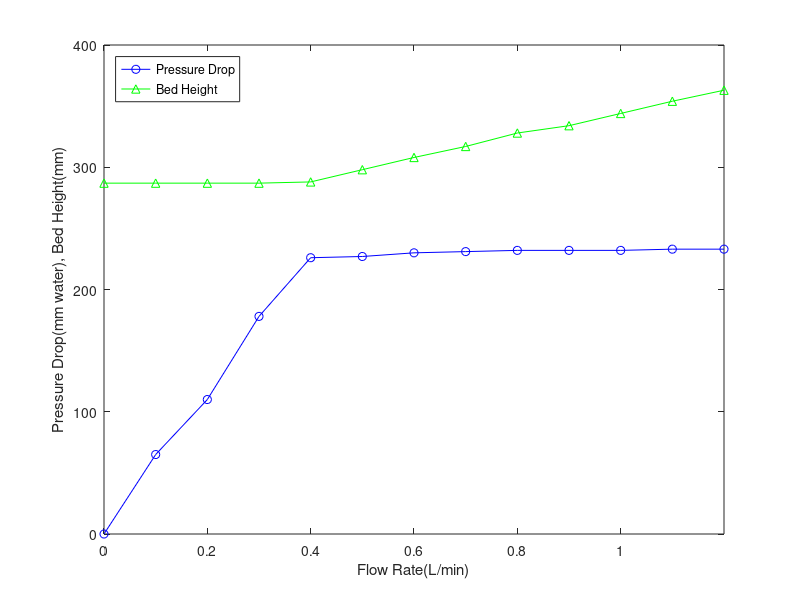
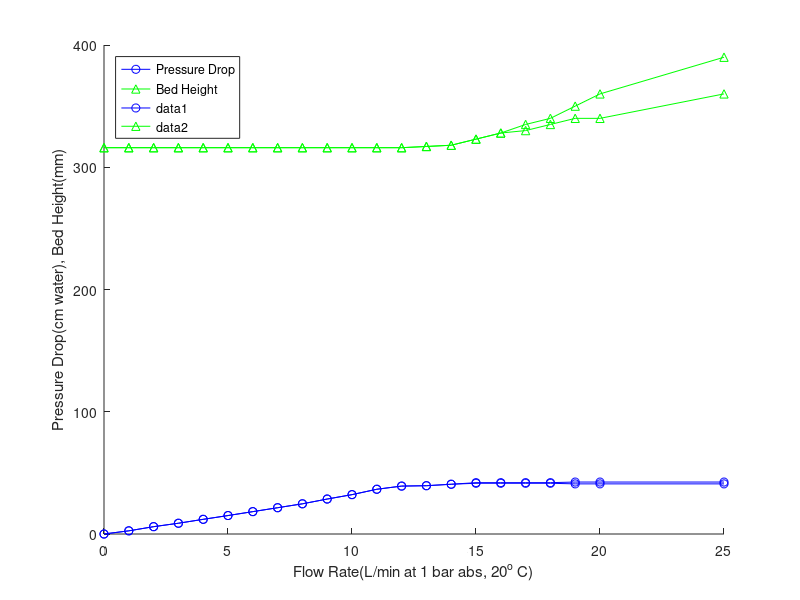

MATLAB code to generate these figures, in order:
function fluidized_bed

%Collected data for water column
flow_rate_water = 0:0.1:1.2; %L/min
%mm H2O
pdrop_water = [0, 65, 110, 178, 226, 227, 230, 231, 232, 232, 232, 233, 233];
%mm
bed_height_water = [287, 287, 287, 287, 288, 298, 308, 317, 328, 334, 344, 354, 363];

%Collected data for air column
flow_rate_air = [0:20, 25]; %L/min at 1 bar abs, 20 C
%cm H2O
pdrop_air_lower = [0, 2.6, 6.0, 8.8, 12.0, 15.1, 18.3, 21.5, 24.7, 28.6, 32.2, 36.6, 39.2, 39.5, 40.7,41.5,41.5,41.5,41.5,41,41,41];
pdrop_air_upper = [0, 2.6, 6.0, 8.8, 12.0, 15.1, 18.3, 21.5, 24.7, 28.6, 32.2, 36.6, 39.2, 39.5, 40.7,42,42,42,42,42.5,42.5,42.5];
%mm
bed_height_air_lower = [316,316,316,316,316,316,316,316,316,316,316,316,316,317,318,323,328,330,335,340,340,360];
bed_height_air_upper = [316,316,316,316,316,316,316,316,316,316,316,316,316,317,318,323,328,335,340,350,360,390];

%Water column plot
plot(flow_rate_water,pdrop_water,'bo-',flow_rate_water,bed_height_water,'g^-')
legend('Pressure Drop','Bed Height','Location','Northwest')
axis([0,1.2,0,400])
xlabel('Flow Rate(L/min)')
ylabel('Pressure Drop(mm water), Bed Height(mm)')

%Air column plot
figure
hold on
plot(flow_rate_air,pdrop_air_lower,'bo-',flow_rate_air,bed_height_air_lower,'g^-')
legend('Pressure Drop','Bed Height','Location','Northwest')
plot(flow_rate_air,pdrop_air_upper,'bo-',flow_rate_air,bed_height_air_upper,'g^-')
xlabel('Flow Rate(L/min at 1 bar abs, 20^o C)')
ylabel('Pressure Drop(cm water), Bed Height(mm)')

%Calculate ballotini size using fixed bed values
%Water
disp('Ballotini size, water column: ')
size_water = calc_ballotini_size(flow_rate_water(1:5), pdrop_water(1:5), bed_height_water(1:5), 1);
disp(size_water)
fprintf('Average: %f \n',mean(size_water))

disp('Ballotini size, air: ')
size_air = calc_ballotini_size(flow_rate_air(1:13), pdrop_air_lower(1:13), bed_height_air_lower(1:13),2);
disp(size_air)
fprintf('Average: %f \n',mean(size_air))

end

function [ballotini_size] = calc_ballotini_size(flow_rate, pdrop, bed_height, fluid)
% Inputs:   flow_rate in L/min
%           pdrop in mm H2O (water, fluid=1) or cm H2O (air, fluid=2)
%           bed_height in mm

column_diameter = 2.0*2.54/100; %column diameter in m
column_area = pi*(column_diameter/2)^2; %column cross sectional area, m^2

%Convert inputs to correct units
flow_rate = flow_rate./60000; %Convert L/min to m^3/s
bed_height = bed_height./1000; % Convert mm to m

bed_volume = bed_height.*column_area; %m^3

if fluid == 1
    pdrop = pdrop.*9.80665; %Convert mm H2O to Pa
    epsilon = get_porosity(0.838,2.5e3,bed_volume);
    velocity = get_superficial_velocity(flow_rate, column_area); %m/s
    density = 1000; %kg/m^3
    viscosity = 1.002e-3;%Pa*s
else
    pdrop = pdrop*98.0665; %Convert cm H2O to Pa
    %======================== Ethan Added Part =====================================
    %Correct air flow rate to experimental conditions
    R = 8.314; % (L*kPa)/(K*mol) m3?Pa?K?1?mol?1
    P_original = 100; %kPa (1 bar)
    T_original = 293; %K
    T_experimental = 294.261; %K (70 degF)
    P_experimental = pdrop; %in cmH20
    P_experimental = 100 + P_experimental .* .0980665; % convert cmH20 guage to kPa absolute
    molar_flow_air = P_original .* flow_rate ./ (R * T_original);
    flow_rate_air_corrected = molar_flow_air .*  ( R * T_experimental ./ P_experimental );
    %====use flow_rate_air_corrected rather than flow_rate_air to use corrected values====
    velocity = get_superficial_velocity(flow_rate_air_corrected, column_area); %m/s
    P_atm = 101.325;
    density = P_atm*28.97/(R*T_experimental); %kg/m^3
    viscosity = 1.846e-5; %Pa*s
    epsilon = get_porosity(0.865,2.5e3,bed_volume);
end

ballotini_size = rearranged_ergun(bed_height,velocity,epsilon,density,viscosity,pdrop);
end

function [particle_diameter] = rearranged_ergun(L, Vsm, epsilon, rho, mu, h)
% Calculate ballotini size using rearranged Ergun equation for water column
% L = bed height (m)
% Vsm = superficial velocity (m/s)
% epsilon = porosity
% rho = density of fluid (kg/m^3)
% mu = viscosity of fluid (N*s/m^2)
% h = pressure drop (N/m^2)

a = -h;
b = (1.75*L.*Vsm.^2.*(1-epsilon).*rho)./epsilon.^3;
c = (150*L.*Vsm.*(1-epsilon).^2.*mu)./epsilon.^3;


particle_diameter = zeros(1,numel(a));
for i = 1:numel(a)-1
    solutions = roots([a(i+1) b(i+1) c(i+1)]);
    particle_diameter(i) = solutions(solutions >= 0); %Get the positive root
end

end

function [velocity] = get_superficial_velocity(flow_rate, column_area)

velocity = flow_rate/column_area;

end

function [epsilon] = get_porosity(mass_solid,density_solid,bed_volume)

epsilon = 1 - mass_solid./(density_solid.*bed_volume);

end